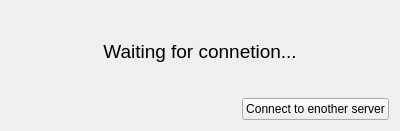
<?xml version="1.0" encoding="UTF-8"?>
<ui version="4.0">
 <class>WaitingWidget</class>
 <widget class="QWidget" name="WaitingWidget">
  <property name="geometry">
   <rect>
    <x>0</x>
    <y>0</y>
    <width>400</width>
    <height>131</height>
   </rect>
  </property>
  <property name="windowTitle">
   <string>Form</string>
  </property>
  <layout class="QVBoxLayout" name="verticalLayout_2">
   <item>
    <spacer name="verticalSpacer">
     <property name="orientation">
      <enum>Qt::Vertical</enum>
     </property>
     <property name="sizeHint" stdset="0">
      <size>
       <width>20</width>
       <height>40</height>
      </size>
     </property>
    </spacer>
   </item>
   <item>
    <widget class="QLabel" name="label">
     <property name="font">
      <font>
       <family>Tahoma</family>
       <pointsize>14</pointsize>
      </font>
     </property>
     <property name="text">
      <string>Waiting for connetion...</string>
     </property>
     <property name="alignment">
      <set>Qt::AlignCenter</set>
     </property>
    </widget>
   </item>
   <item>
    <spacer name="verticalSpacer_2">
     <property name="orientation">
      <enum>Qt::Vertical</enum>
     </property>
     <property name="sizeHint" stdset="0">
      <size>
       <width>20</width>
       <height>40</height>
      </size>
     </property>
    </spacer>
   </item>
   <item>
    <layout class="QHBoxLayout" name="horizontalLayout">
     <item>
      <spacer name="horizontalSpacer">
       <property name="orientation">
        <enum>Qt::Horizontal</enum>
       </property>
       <property name="sizeHint" stdset="0">
        <size>
         <width>40</width>
         <height>20</height>
        </size>
       </property>
      </spacer>
     </item>
     <item>
      <widget class="QPushButton" name="pushButton">
       <property name="text">
        <string>Connect to enother server</string>
       </property>
      </widget>
     </item>
    </layout>
   </item>
  </layout>
 </widget>
 <resources/>
 <connections/>
</ui>
